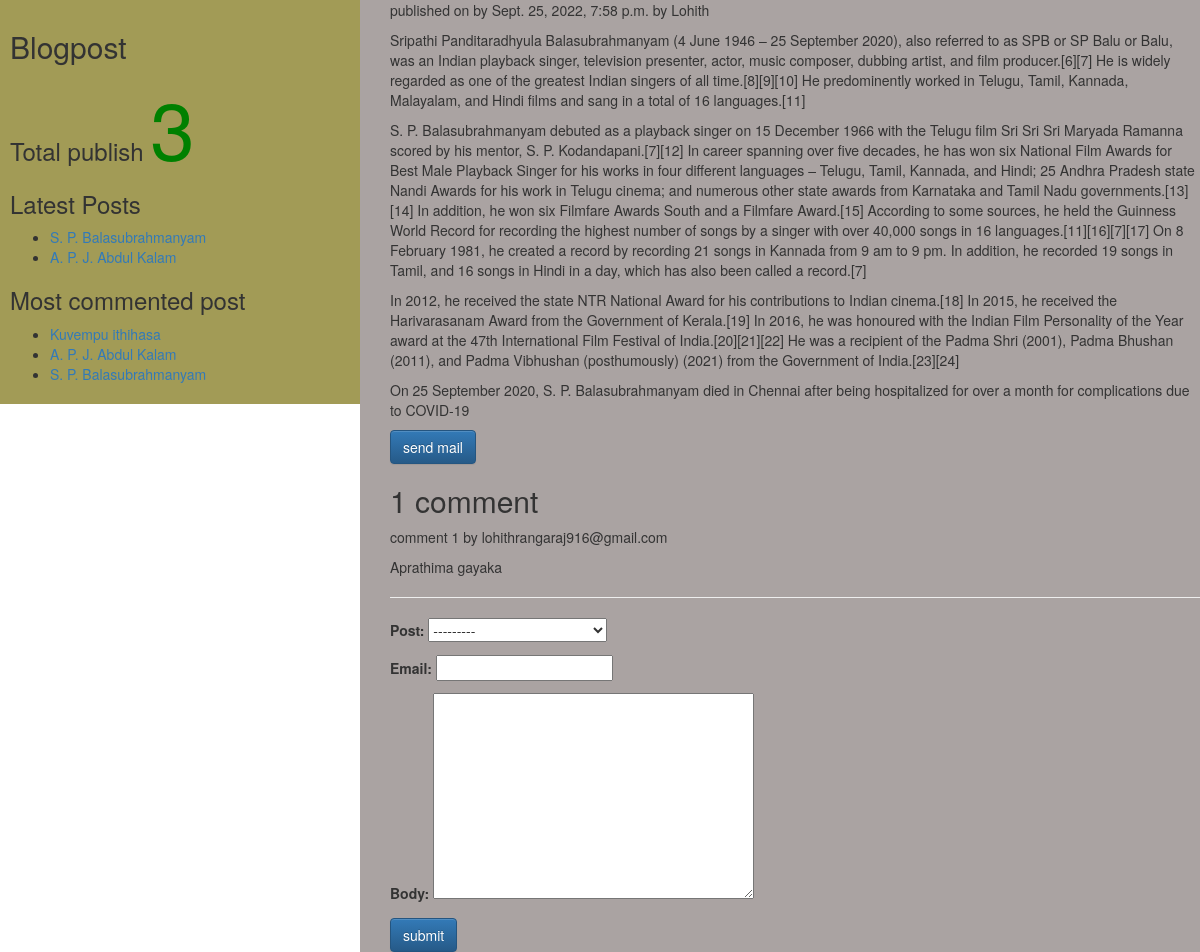
Screenshot of /2022/09/25/s-p-balasubrahmanyam/ with the database file from the repository.
### App1/models.py (models this page shows, shortened)
class Post(models.Model):
	tags = TaggableManager()
	STATUS_CHOICE = (('draft','Draft'),('published','Published'))
	title = models.CharField(max_length=200)
	slug = models.SlugField(max_length=100, unique_for_date='publish')
	author = models.ForeignKey(User,related_name = 'blog_post',on_delete=models.CASCADE)
	body = models.TextField()
	publish = models.DateTimeField(default=timezone.now)
	created = models.DateTimeField(auto_now_add = True)
	updated = models.DateTimeField(auto_now = True)
	status = models.CharField(max_length=20,choices=STATUS_CHOICE, default='draft')
	objects = CustomManager()
	class Meta:
		ordering = ('-publish',)
	def __str__(self):
		return self.title
	def get_absolute_url(self):
		return reverse('postdetail',args=[self.publish.year,self.publish.strftime('%m'),self.publish.strftime('%d'), self.slug])

class Comments(models.Model):
	post = models.ForeignKey(Post,related_name="Comments",on_delete=models.CASCADE)
	email = models.EmailField()
	body = models.TextField()
	created = models.DateTimeField(auto_now_add=True)
	updated = models.DateTimeField(auto_now=True)
	active = models.BooleanField(default=True)
	class Meta:
		ordering = ('-created',)

### App1/views.py (the view, shortened to what this page needs)
# urls.py: url(r'(?P<year>\d{4})/(?P<month>\d{2})/(?P<day>\d{2})/(?P<post>[-\w]+)/$',views.post_detail_view,name='postdetail'),
def post_detail_view(request,year,month,day,post):
	post=get_object_or_404(Post,slug=post,publish__year=year,publish__month=month,publish__day=day)
	'''get_object_or_404() is used to fetch the current record if record is nor available then it returns 404 error
	it accepts class name as first parameter and args are assigned to field of class.
	in url pattern last regular expression pattern ie (?P<post>[\w]+) is refer to slug field of perticular post which is matched
	using 1 or more word pattern'''
	comments = post.Comments.filter(active=True)
	comment_submitted = False
	form = CommentForm()
	d={'post':post,'form':form,'comment_submitted':comment_submitted,'comments':comments}
	return render(request,'App1/post_detail.html',d)

### App1/forms.py
class CommentForm(forms.ModelForm):
	class Meta:
		model = Comments
		fields = ('post','email','body')

### App1/models.py (called while the page is built)
	def get_queryset(self):
		return super().get_queryset().filter(status='published')

### App1/templatetags/customtag.py (called while the page is built)
@register.simple_tag
def total_posts():
	return Post.objects.count()

@register.inclusion_tag('App1/latest_post.html')
def latest_post(count=3):
	latest_posts=Post.objects.order_by('-publish')[:count]
	return {'latest_posts':latest_posts}

@register.simple_tag
def most_commented_post(count=3):
	return Post.objects.annotate(total_comments=Count('Comments')).order_by('-total_comments')[:count]

### templates/App1/post_detail.html (shortened to what this page needs)
<!DOCTYPE html>
{%extends 'App1/parent.html'%}
	{%block content_block%}
		<p>published on	{{post.detail}} by {{post.publish}} by {{post.author|title}}</p>
		{{post.body|linebreaks}}
		<a href="/{{post.id}}/share" class="btn btn-primary">send mail</a>
		{%with comments.count as comments_count%}
			 <h2> {{comments_count}} comment{{comments_count|pluralize}}</h2>
		{%endwith%}
		{%if comments%}
			{%for comment in comments%}
				<p>comment {{forloop.counter}} by {{comment.email}}</p>
				<div>
					{{comment.body|linebreaks}}
				</div>
				<hr>
			{%endfor%}
		{%else%}
		<p>there are no comments</p>
		{%endif%}
		{%if comment_submitted%}
			<h2>your comment has been added successfully</h2>
		{%else%}
		<div>
		<form method="post">
			{{form.as_p}}
			<input class="btn btn-primary" type="submit" value="submit">
		</form>
		{%endif%}
		</div>
	{%endblock%}

### templates/App1/parent.html (shortened to what this page needs)
<!DOCTYPE html>
<html>
{%load customtag%}
<head>
<link rel="stylesheet" href="https://cdn.jsdelivr.net/npm/bootstrap@3.3.7/dist/css/bootstrap.min.css">
<link rel="stylesheet" href="https://cdn.jsdelivr.net/npm/bootstrap@3.3.7/dist/css/bootstrap-theme.min.css">
</head>
<body>
	<div class="content" style="width:70%; float:right; background-color:#AAA3A2;
	height:100%; padding:0 0 0 30px">
		{%block content_block%}
		{%endblock%}
	</div>
	<div class="sidebar" style="width:30%; float:left; background-color:#A29B56; height:100%;padding:10px 10px 10px 10px ">
		<h2>Blogpost</h2>
		<h3>Total publish
			<span style="color: green;font-size:80px;">
				{%total_posts%}
			</span>
			<h3>Latest Posts</h3>
			{%latest_post 2%}
		</h3>
		<h3>Most commented post</h3>
		{%most_commented_post as m%}
		<ul>
			{%for post in m%}
				<li><a href="{{post.get_absolute_url}}">{{post.title}}</a></li>
			{%endfor%}
		</ul>
	</div>
</body>
</html>

### templates/App1/latest_post.html (shortened to what this page needs)
<!DOCTYPE html>
<html>
<head>
</head>
<body>
	<ul>
	{%for post in latest_posts%}
		<li><a href="{{post.get_absolute_url}}">{{post.title}}</a></li>
		{%endfor%}
	</ul>
</body>
</html>

### rows the page displays
Post: publish "Sept. 25, 2022, 7:58 p.m.", author "Lohith", body "Sripathi Panditaradhyula Balasubrahmanyam (4 June 1946 – 25 September 2020), also referred to as SPB or SP Balu or Balu, was an Indian playback singer, television presenter, actor, music composer, dubbing artist, and film producer.[6][7] He is widely regarded as one of the greatest Indian singers of all time.[8][9][10] He predominently worked in Telugu, Tamil, Kannada, Malayalam, and Hindi films and sang in a total of 16 languages.[11] S. P. Balasubrahmanyam debuted as a playback singer on 15 December 1966 with the Telugu film Sri Sri Sri Maryada Ramanna scored by his mentor, S. P. Kodandapani.[7][12] In career spanning over five decades, he has won six National Film Awards for Best Male…", title "S. P. Balasubrahmanyam"
Comments: email "lohithrangaraj916@gmail.com", body "Aprathima gayaka"
Post: title "A. P. J. Abdul Kalam"
Post: title "Kuvempu ithihasa"

### other values shown
{{ comments_count }} "1"
